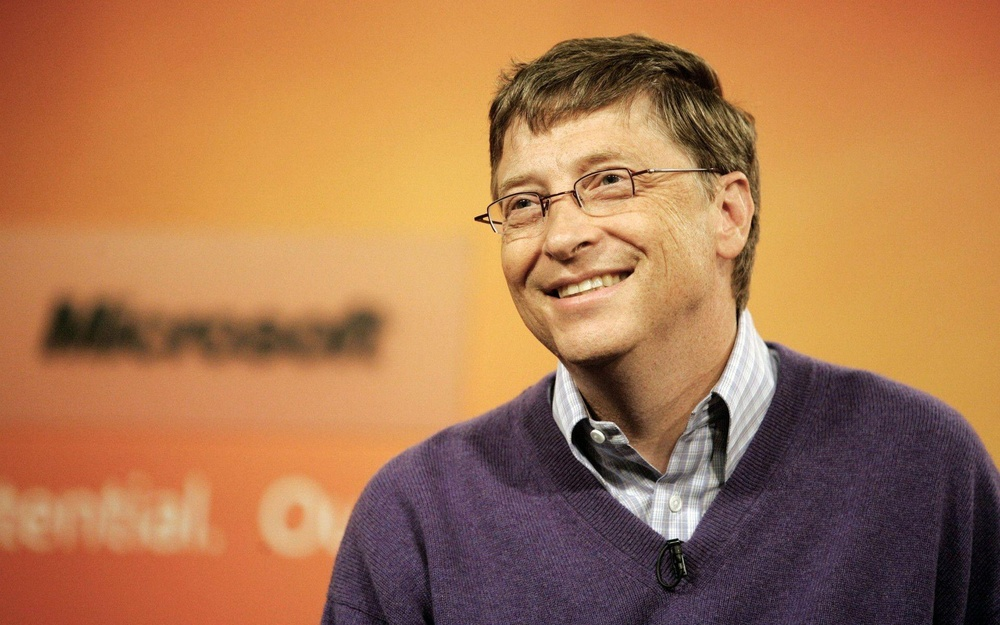
#> input picture all/chapter_04/images/Bill-Gates.jpg, 1000 x 625 px, shrunk from 1920 x 1200 before the run
$ python Number_01.py
#> lines starting #> are read from the running program, lines starting #| are printed output that depends on the picture
"""
    Color Histogram

        A histogram is the distribution of pixel intensities in an image. Typically a histogram is
        visualized in the form of a graph (or chart). The x-axis of this graph represents the pixel
        values (or a range of values), and the y-axis represents the frequency (or count) of pixels
        of a particular value or a range of values. The peak of the graph shows the color with the
        highest number of pixels.
"""

# GrayScale Histogram

from cv2 import (imread, imshow, waitKey, cvtColor, COLOR_BGR2GRAY, calcHist)
import matplotlib.pyplot as plt


# Loading the image and converting to grayscale
original_image = imread("images/Bill-Gates.jpg")
#> original_image is the input picture: shape (625, 1000, 3); mean B, G, R 78.8, 118.9, 172.2
grayscale_image = cvtColor(original_image, COLOR_BGR2GRAY)
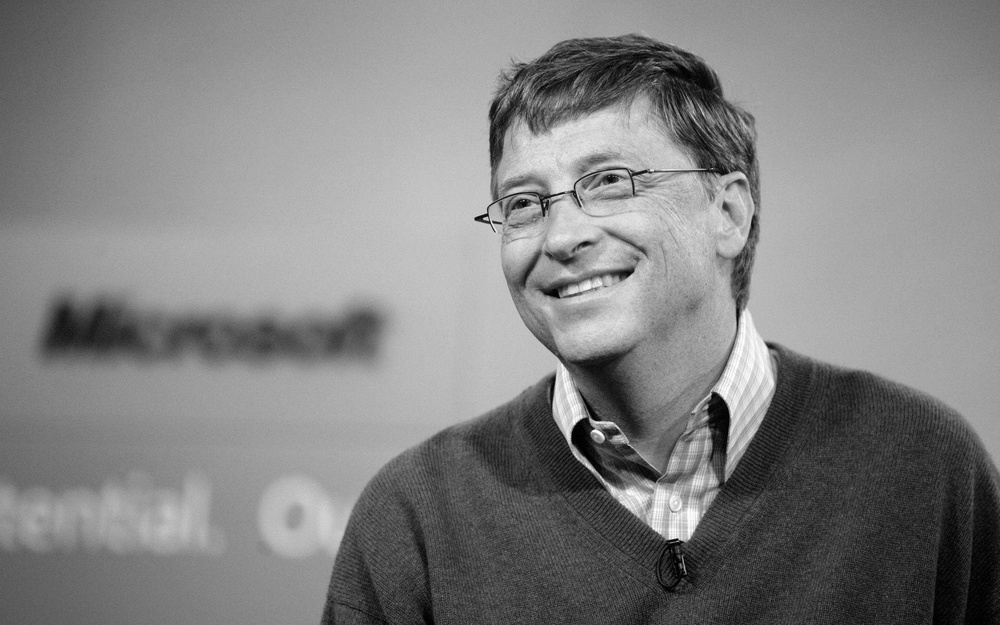
#> grayscale_image: shape (625, 1000); min 0, max 255, mean 130.3
imshow("Grayscale Image", grayscale_image)

# Calculating the histogram
hist = calcHist([grayscale_image], [0], None, [256], [0, 255])
#> hist = 256 values, max 7950 at index 165, min 0 at index 255, mean 2441.4

# Plotting histogram graph
plt.figure()
plt.title("GrayScale Histogram")
plt.xlabel("Bins")
plt.ylabel("Number of pixels")
plt.plot(hist)
plt.show()
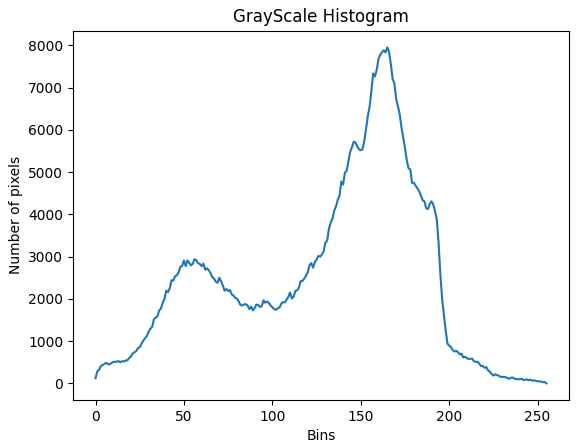
#> figure drawn by matplotlib, 1 panel; curve peaks at x = 165, y = 7950
waitKey(0)
